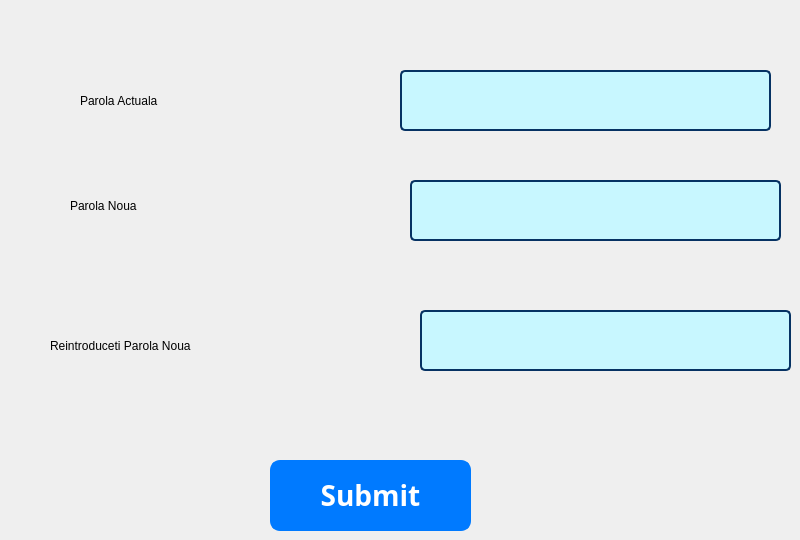
        <widget class="QWidget" name="SchimbaParola_2">
         <widget class="QLabel" name="label_5">
          <property name="geometry">
           <rect>
            <x>80</x>
            <y>70</y>
            <width>211</width>
            <height>61</height>
           </rect>
          </property>
          <property name="text">
           <string>Parola Actuala</string>
          </property>
         </widget>
         <widget class="QLabel" name="label_6">
          <property name="geometry">
           <rect>
            <x>50</x>
            <y>320</y>
            <width>251</width>
            <height>51</height>
           </rect>
          </property>
          <property name="text">
           <string>Reintroduceti Parola Noua</string>
          </property>
         </widget>
         <widget class="QLabel" name="label_7">
          <property name="geometry">
           <rect>
            <x>70</x>
            <y>180</y>
            <width>231</width>
            <height>51</height>
           </rect>
          </property>
          <property name="text">
           <string>Parola Noua</string>
          </property>
         </widget>
         <widget class="QLineEdit" name="VerifyParola">
          <property name="geometry">
           <rect>
            <x>400</x>
            <y>70</y>
            <width>371</width>
            <height>61</height>
           </rect>
          </property>
          <property name="styleSheet">
           <string notr="true">QLineEdit {
    background-color: #C8F7FF;   /* Setează culoarea de fundal */
    border: 2px solid #063263;   /* Setează un contur de culoare */
    border-radius: 5px;          /* Setează colțurile rotunjite */
    padding: 5px;                /* Adaugă un spațiu de 5px în interiorul lineEdit-ului */
}
</string>
          </property>
         </widget>
         <widget class="QLineEdit" name="NewParola">
          <property name="geometry">
           <rect>
            <x>410</x>
            <y>180</y>
            <width>371</width>
            <height>61</height>
           </rect>
          </property>
          <property name="styleSheet">
           <string notr="true">QLineEdit {
    background-color: #C8F7FF;   /* Setează culoarea de fundal */
    border: 2px solid #063263;   /* Setează un contur de culoare */
    border-radius: 5px;          /* Setează colțurile rotunjite */
    padding: 5px;                /* Adaugă un spațiu de 5px în interiorul lineEdit-ului */
}

</string>
          </property>
         </widget>
         <widget class="QLineEdit" name="NewParolaAgain">
          <property name="geometry">
           <rect>
            <x>420</x>
            <y>310</y>
            <width>371</width>
            <height>61</height>
           </rect>
          </property>
          <property name="styleSheet">
           <string notr="true">QLineEdit {
    background-color: #C8F7FF;   /* Setează culoarea de fundal */
    border: 2px solid #063263;   /* Setează un contur de culoare */
    border-radius: 5px;          /* Setează colțurile rotunjite */
    padding: 5px;                /* Adaugă un spațiu de 5px în interiorul lineEdit-ului */
}
</string>
          </property>
         </widget>
         <widget class="QPushButton" name="NewPasswSUBMIT">
          <property name="geometry">
           <rect>
            <x>270</x>
            <y>460</y>
            <width>201</width>
            <height>71</height>
           </rect>
          </property>
          <property name="font">
           <font>
            <family>Segoe UI Variable Display Semib</family>
            <pointsize>21</pointsize>
            <bold>true</bold>
           </font>
          </property>
          <property name="styleSheet">
           <string notr="true">QPushButton {
    background-color: #007aff;      /* Culorile caracteristice Apple */
    border: 2px solid #007aff;      /* Conturul butonului */
    border-radius: 10px;            /* Colțurile rotunjite */
    color: white;                   /* Culoarea textului */
    padding: 10px 20px;             /* Spațiul intern */
}

QPushButton:hover {
    background-color: #0056b3;      /* Culoare de fundal la hover */
}</string>
          </property>
          <property name="text">
           <string>Submit</string>
          </property>
         </widget>
        </widget>
